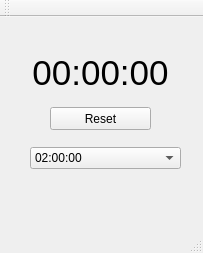
<?xml version="1.0" encoding="UTF-8"?>
<ui version="4.0">
 <class>MainWindow</class>
 <widget class="QMainWindow" name="MainWindow">
  <property name="windowModality">
   <enum>Qt::NonModal</enum>
  </property>
  <property name="geometry">
   <rect>
    <x>0</x>
    <y>0</y>
    <width>203</width>
    <height>253</height>
   </rect>
  </property>
  <property name="minimumSize">
   <size>
    <width>203</width>
    <height>253</height>
   </size>
  </property>
  <property name="maximumSize">
   <size>
    <width>203</width>
    <height>253</height>
   </size>
  </property>
  <property name="windowTitle">
   <string/>
  </property>
  <property name="toolButtonStyle">
   <enum>Qt::ToolButtonIconOnly</enum>
  </property>
  <widget class="QWidget" name="centralWidget">
   <widget class="QLabel" name="lbl_clock">
    <property name="geometry">
     <rect>
      <x>0</x>
      <y>10</y>
      <width>201</width>
      <height>91</height>
     </rect>
    </property>
    <property name="font">
     <font>
      <pointsize>26</pointsize>
     </font>
    </property>
    <property name="text">
     <string>00:00:00</string>
    </property>
    <property name="alignment">
     <set>Qt::AlignCenter</set>
    </property>
   </widget>
   <widget class="QPushButton" name="pushButton">
    <property name="geometry">
     <rect>
      <x>50</x>
      <y>90</y>
      <width>101</width>
      <height>23</height>
     </rect>
    </property>
    <property name="text">
     <string>Reset</string>
    </property>
   </widget>
   <widget class="QComboBox" name="comboBox">
    <property name="geometry">
     <rect>
      <x>30</x>
      <y>130</y>
      <width>151</width>
      <height>22</height>
     </rect>
    </property>
    <property name="currentText">
     <string>02:00:00</string>
    </property>
    <property name="currentIndex">
     <number>9</number>
    </property>
    <item>
     <property name="text">
      <string>00:00:05</string>
     </property>
    </item>
    <item>
     <property name="text">
      <string>00:00:45</string>
     </property>
    </item>
    <item>
     <property name="text">
      <string>00:15:00</string>
     </property>
    </item>
    <item>
     <property name="text">
      <string>00:30:00</string>
     </property>
    </item>
    <item>
     <property name="text">
      <string>00:45:00</string>
     </property>
    </item>
    <item>
     <property name="text">
      <string>01:00:00</string>
     </property>
    </item>
    <item>
     <property name="text">
      <string>01:15:00</string>
     </property>
    </item>
    <item>
     <property name="text">
      <string>01:30:00</string>
     </property>
    </item>
    <item>
     <property name="text">
      <string>01:45:00</string>
     </property>
    </item>
    <item>
     <property name="text">
      <string>02:00:00</string>
     </property>
    </item>
   </widget>
  </widget>
  <widget class="QMenuBar" name="menuBar">
   <property name="geometry">
    <rect>
     <x>0</x>
     <y>0</y>
     <width>203</width>
     <height>21</height>
    </rect>
   </property>
  </widget>
  <widget class="QToolBar" name="mainToolBar">
   <attribute name="toolBarArea">
    <enum>TopToolBarArea</enum>
   </attribute>
   <attribute name="toolBarBreak">
    <bool>false</bool>
   </attribute>
  </widget>
  <widget class="QStatusBar" name="statusBar"/>
 </widget>
 <layoutdefault spacing="6" margin="11"/>
 <resources/>
 <connections/>
 <slots>
  <slot>UpdateClock()</slot>
 </slots>
</ui>
